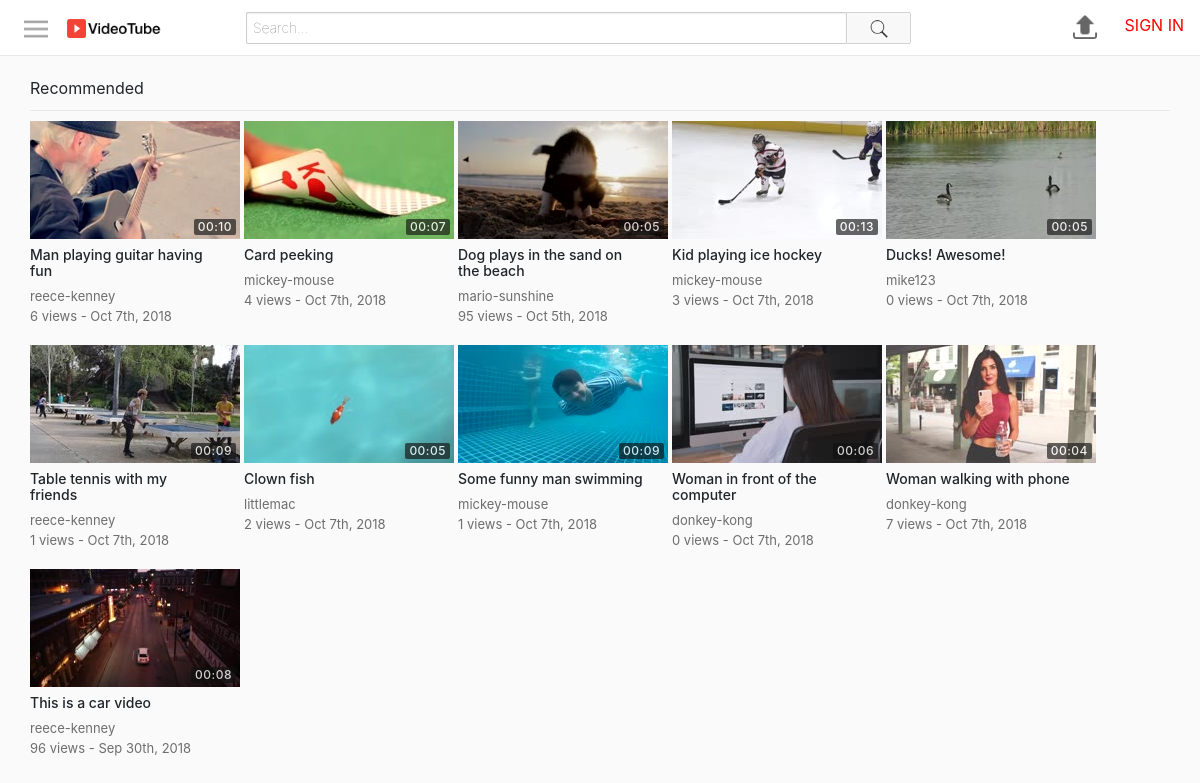
The page / on the database its author committed.
### tables this page shows
CREATE TABLE `videos` (
  `id` int(11) NOT NULL,
  `uploadedBy` varchar(50) NOT NULL,
  `title` varchar(70) NOT NULL,
  `description` varchar(1000) NOT NULL,
  `privacy` int(11) NOT NULL,
  `filePath` varchar(250) NOT NULL,
  `category` int(11) NOT NULL,
  `uploadDate` datetime NOT NULL DEFAULT CURRENT_TIMESTAMP,
  `views` int(11) NOT NULL,
  `duration` varchar(10) NOT NULL
);

CREATE TABLE `thumbnails` (
  `id` int(11) NOT NULL,
  `videoId` int(11) NOT NULL,
  `filePath` varchar(250) NOT NULL,
  `selected` int(11) NOT NULL
);

### includes/classes/User.php (called while the page is built, shortened)
<?php
class User {
    private $con, $sqlData;
    public function __construct($con, $username) {
        $this->con = $con;
        $query = $this->con->prepare("SELECT * FROM users WHERE username = :un");
        $query->bindParam(":un", $username);
        $query->execute();
        $this->sqlData = $query->fetch(PDO::FETCH_ASSOC);
    }
    public static function isLoggedIn() {
        return isset($_SESSION["userLoggedIn"]);
    }
    public function getUsername() {
        return $this->sqlData["username"];
    }
}
?>

### includes/classes/Video.php (called while the page is built, shortened)
<?php
class Video {
    private $con, $sqlData, $userLoggedInObj;
    public function __construct($con, $input, $userLoggedInObj) {
        $this->con = $con;
        if(is_array($input)) {
            $this->sqlData = $input;
        }
        else {
            $query = $this->con->prepare("SELECT * FROM videos WHERE id = :id");
            $query->bindParam(":id", $input);
            $query->execute();
            $this->sqlData = $query->fetch(PDO::FETCH_ASSOC);
        }
    }
    public function getId() {
        return $this->sqlData["id"];
    }
    public function getUploadedBy() {
        return $this->sqlData["uploadedBy"];
    }
    public function getTitle() {
        return $this->sqlData["title"];
    }
    public function getTimeStamp() {
        $date = $this->sqlData["uploadDate"];
        return date("M jS, Y", strtotime($date));
    }
    public function getViews() {
        return $this->sqlData["views"];
    }
    public function getDuration() {
        return $this->sqlData["duration"];
    }
    public function getThumbnail() {
        $query = $this->con->prepare("SELECT filePath FROM thumbnails WHERE videoId=:videoId AND selected=1");
        $query->bindParam(":videoId", $videoId);
        $videoId = $this->getId();
        $query->execute();
        return $query->fetchColumn();
    }
}
?>

### includes/classes/VideoGridItem.php (the view)
<?php
class VideoGridItem {
    private $video, $largeMode;
    public function __construct($video, $largeMode) {
        $this->video = $video;
        $this->largeMode = $largeMode;
    }
    public function create() {
        $thumbnail = $this->createThumbnail();
        $details = $this->createDetails();
        $url = "watch.php?id=" . $this->video->getId();
        return "<a href='$url'>
                    <div class='videoGridItem'>
                        $thumbnail
                        $details
                    </div>
                </a>";
    }
    private function createThumbnail() {
        $thumbnail = $this->video->getThumbnail();
        $duration = $this->video->getDuration();
        return "<div class='thumbnail'>
                    <img src='$thumbnail'>
                    <div class='duration'>
                        <span>$duration</span>
                    </div>
                </div>";
    }
    private function createDetails() {
        $title = $this->video->getTitle();
        $username = $this->video->getUploadedBy();
        $views = $this->video->getViews();
        $description = $this->createDescription();
        $timestamp = $this->video->getTimeStamp();
        return "<div class='details'>
                    <h3 class='title'>$title</h3>
                    <span class='username'>$username</span>
                    <div class='stats'>
                        <span class='viewCount'>$views views - </span>
                        <span class='timeStamp'>$timestamp</span>
                    </div>
                    $description
                </div>";
    }
    private function createDescription() {
        if(!$this->largeMode) {
            return "";
        }
        else {
            $description = $this->video->getDescription();
            $description = (strlen($description) > 350) ? substr($description, 0, 347) . "..." : $description;
            return "<span class='description'>$description</span>";
        }
    }
}
?>

### includes/header.php (shortened to what this page needs)
<?php
require_once("includes/config.php");
require_once("includes/classes/ButtonProvider.php");
require_once("includes/classes/User.php");
require_once("includes/classes/Video.php");
require_once("includes/classes/VideoGrid.php");
require_once("includes/classes/VideoGridItem.php");
$usernameLoggedIn = User::isLoggedIn() ? $_SESSION["userLoggedIn"] : "";
$userLoggedInObj = new User($con, $usernameLoggedIn);
?>
<!DOCTYPE html>
<html>
<head>
    <link rel="stylesheet" href="https://maxcdn.bootstrapcdn.com/bootstrap/4.0.0/css/bootstrap.min.css">
    <link rel="stylesheet" type="text/css" href="assets/css/style.css">
</head>
<body>
    <div id="pageContainer">
        <div id="mastHeadContainer">
            <button class="navShowHide">
                <img src="assets/images/icons/menu.png">
            </button>
            <a class="logoContainer" href="index.php">
                <img src="assets/images/icons/VideoTubeLogo.png" title="logo" alt="Site logo">
            </a>
            <div class="searchBarContainer">
                <form action="search.php" method="GET">
                    <input type="text" class="searchBar" name="term" placeholder="Search...">
                    <button class="searchButton">
                        <img src="assets/images/icons/search.png">
                    </button>
                </form>
            </div>
            <div class="rightIcons">
                <a href="upload.php">
                    <img class="upload" src="assets/images/icons/upload.png">
                </a>
                <?php echo ButtonProvider::createUserProfileNavigationButton($con, $userLoggedInObj->getUsername()); ?>
            </div>
        </div>
        <div id="mainSectionContainer">
            <div id="mainContentContainer">

### includes/classes/ButtonProvider.php (shortened to what this page needs)
<?php
class ButtonProvider {
    public static function createUserProfileNavigationButton($con, $username) {
        if(User::isLoggedIn()) {
            return ButtonProvider::createUserProfileButton($con, $username);
        }
        else {
            return "<a href='signIn.php'>
                        <span class='signInLink'>SIGN IN</span>
                    </a>";
        }
    }
}
?>

### index.php (shortened to what this page needs)
<?php require_once("includes/header.php"); ?>
<div class="videoSection">
    <?php
    $videoGrid = new VideoGrid($con, $userLoggedInObj->getUsername());
    echo $videoGrid->create(null, "Recommended", false);
    ?>
</div>
<?php require_once("includes/footer.php"); ?>

### includes/classes/VideoGrid.php (shortened to what this page needs)
<?php
class VideoGrid {
    private $con, $userLoggedInObj;
    private $largeMode = false;
    private $gridClass = "videoGrid";
    public function __construct($con, $userLoggedInObj) {
        $this->con = $con;
        $this->userLoggedInObj = $userLoggedInObj;
    }
    public function create($videos, $title, $showFilter) {
        if($videos == null) {
            $gridItems = $this->generateItems();
        }
        else {
            $gridItems = $this->generateItemsFromVideos($videos);
        }
        $header = "";
        if($title != null) {
            $header = $this->createGridHeader($title, $showFilter);
        }
        return "$header
                <div class='$this->gridClass'>
                    $gridItems
                </div>";
    }
    public function generateItems() {
        $query = $this->con->prepare("SELECT * FROM videos ORDER BY RAND() LIMIT 15");
        $query->execute();
        $elementsHtml = "";
        while($row = $query->fetch(PDO::FETCH_ASSOC)) {
            $video = new Video($this->con, $row, $this->userLoggedInObj);
            $item = new VideoGridItem($video, $this->largeMode);
            $elementsHtml .= $item->create();
        }
        return $elementsHtml;
    }
    public function createGridHeader($title, $showFilter) {
        $filter = "";
        return "<div class='videoGridHeader'>
                        <div class='left'>
                            $title
                        </div>
                        $filter
                    </div>";
    }
}
?>

### includes/footer.php
</div>
</div>
</div>
</body>
</html>

### assets/css/style.css (style rules this page uses)
html, body { height: 100%; padding: 0; margin: 0; }
#pageContainer { width: 100%; height: 100%; background-color: #fafafa; }
#mastHeadContainer { width: 100%; height: 56px; position: fixed; top: 0; left: 0; padding: 7px 16px; box-sizing: border-box; border-bottom: 1px solid #e8e8e8; background-color: #fff; z-index: 1; display: flex; align-items: center; }
#mastHeadContainer button:not(.searchButton), #mastHeadContainer .rightIcons img { cursor: pointer; width: 40px; height: 40px; padding: 8px; box-sizing: border-box; border: none; background-color: transparent; }
#mastHeadContainer .rightIcons { height: 100%; }
#mastHeadContainer button img { width: 100%; }
#mastHeadContainer .logoContainer { width: 150px; }
#mastHeadContainer .logoContainer img { height: 25px; margin-left: 8px; }
#mainSectionContainer { padding-top: 56px; display: flex; }
#mainContentContainer { padding: 10px 30px; display: flex; flex: 1; background-color: #fafafa; box-sizing: border-box; }
#mastHeadContainer .searchBarContainer { margin: 0 40px; flex: 1; display: flex; }
#mastHeadContainer .searchBarContainer form { flex: 1; display: flex; }
#mastHeadContainer .searchBarContainer .searchBar { flex: 1; max-width: 600px; color: #111; padding: 2px 6px; font-size: 14px; font-weight: 100; border: 1px solid #ccc; border-top-left-radius: 2px; border-bottom-left-radius: 2px; border-right: none; height: 32px; box-shadow: #eee 0px 1px 2px 0px inset; }
#mastHeadContainer .searchBarContainer .searchButton { height: 32px; background-color: #f8f8f8; border: 1px solid #d3d3d3; border-bottom-right-radius: 2px; border-top-right-radius: 2px; cursor: pointer; width: 65px; }
#mastHeadContainer .searchBarContainer .searchButton img { height: 20px; width: 20px; }
.videoGrid { display: flex; flex-wrap: wrap; }
.videoGridItem { height: 200px; margin-right: 4px; margin-bottom: 24px; }
.videoGridItem .thumbnail { width: 210px; height: 118px; position: relative; }
.videoGridItem .thumbnail img { width: 100%; height: 100%; }
.videoGridItem .thumbnail .duration { bottom: 0; right: 0; position: absolute; margin: 4px; color: #fff; background-color: rgba(17,17,17,0.8); opacity: 0.8; padding: 2px 4px; border-radius: 2px; letter-spacing: 0.5px; font-size: 12px; font-weight: 500; line-height: 12px; }
.videoGridItem .details { padding-right: 24px; position: relative; cursor: pointer; display: flex; flex-direction: column; width: 210px; }
.videoGridItem .details .title { margin: 8px 0; max-height: 32px; overflow: hidden; font-size: 14px; font-weight: 500; line-height: 16px; color: #212529; }
.videoGridItem .details .username, .videoGridItem .details .stats { color: rgba(17,17,17,0.6); font-size: 13px; overflow-x: hidden; text-overflow: ellipsis; white-space: nowrap; }
.videoGridHeader { display: flex; margin: 10px 0; padding-bottom: 10px; border-bottom: 1px solid #e8e8e8; }
.videoGridHeader div { flex: 1; }
.signInLink { color: #f00; margin-left: 15px; }

### rows shown on the page
videos: thumbnails.filePath (picture), duration "00:10", title "Man playing guitar having fun", uploadedBy "reece-kenney", views "6", uploadDate "Oct 7th, 2018"
videos: thumbnails.filePath (picture), duration "00:07", title "Card peeking", uploadedBy "mickey-mouse", views "4", uploadDate "Oct 7th, 2018"
videos: thumbnails.filePath (picture), duration "00:05", title "Dog plays in the sand on the beach", uploadedBy "mario-sunshine", views "95", uploadDate "Oct 5th, 2018"
videos: thumbnails.filePath (picture), duration "00:13", title "Kid playing ice hockey", uploadedBy "mickey-mouse", views "3", uploadDate "Oct 7th, 2018"
videos: thumbnails.filePath (picture), duration "00:05", title "Ducks! Awesome!", uploadedBy "mike123", views "0", uploadDate "Oct 7th, 2018"
videos: thumbnails.filePath (picture), duration "00:09", title "Table tennis with my friends", uploadedBy "reece-kenney", views "1", uploadDate "Oct 7th, 2018"
videos: thumbnails.filePath (picture), duration "00:05", title "Clown fish", uploadedBy "littlemac", views "2", uploadDate "Oct 7th, 2018"
videos: thumbnails.filePath (picture), duration "00:09", title "Some funny man swimming", uploadedBy "mickey-mouse", views "1", uploadDate "Oct 7th, 2018"
videos: thumbnails.filePath (picture), duration "00:06", title "Woman in front of the computer", uploadedBy "donkey-kong", views "0", uploadDate "Oct 7th, 2018"
videos: thumbnails.filePath (picture), duration "00:04", title "Woman walking with phone", uploadedBy "donkey-kong", views "7", uploadDate "Oct 7th, 2018"
videos: thumbnails.filePath (picture), duration "00:08", title "This is a car video", uploadedBy "reece-kenney", views "96", uploadDate "Sep 30th, 2018"

### other values the page prints
$title "Recommended"
